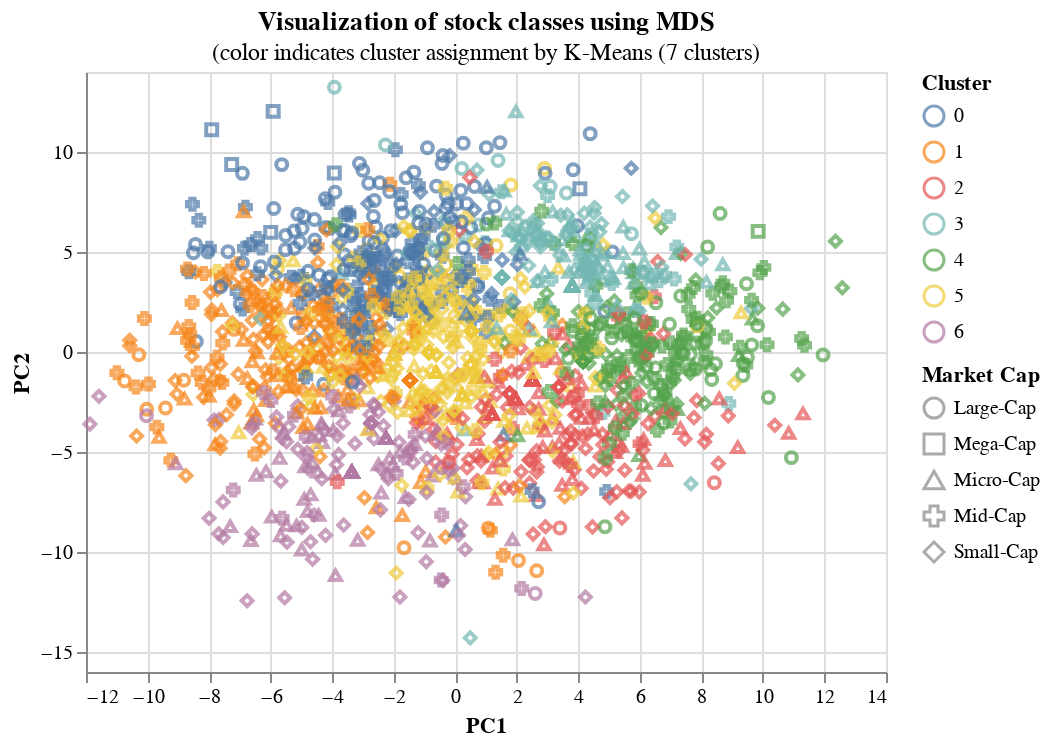

The code cell stored with this chart in its notebook:
### Code cell
# Plot PCA-transformed data along first two principal components
# Use cluster labels for color, Market Cap for shape
MDS_viz = alt.Chart(
    labelled_MDS_df,
    title=alt.Title(
        'Visualization of stock classes using MDS',
        subtitle='(color indicates cluster assignment by K-Means (7 clusters)'
    )
).mark_point().encode(
    alt.X('PC1'),
    alt.Y('PC2'),
    color='Cluster:N',
    shape='Market Cap'
).properties(
    width=400,
    height=300
)

MDS_viz

### Figure 1 — Vega-Lite specification as saved in the notebook (floating-point values rounded to 4 significant figures; data arrays with more than 128 entries replaced by an {"elided": "..."} marker saying what was removed)
{"config": {"view": {"continuousWidth": 300, "continuousHeight": 300}}, "data": {"name": "data-6813191d9a3bb91949928f10fe10cfdf"}, "mark": {"type": "point"}, "encoding": {"color": {"field": "Cluster", "type": "nominal"}, "shape": {"field": "Market Cap", "type": "nominal"}, "x": {"field": "PC1", "type": "quantitative"}, "y": {"field": "PC2", "type": "quantitative"}}, "height": 300, "title": {"text": "Visualization of stock classes using MDS", "subtitle": "(color indicates cluster assignment by K-Means (7 clusters)"}, "width": 400, "$schema": "https://vega.github.io/schema/vega-lite/v5.20.1.json", "datasets": {"data-6813191d9a3bb91949928f10fe10cfdf": {"elided": "1905 records"}}}
